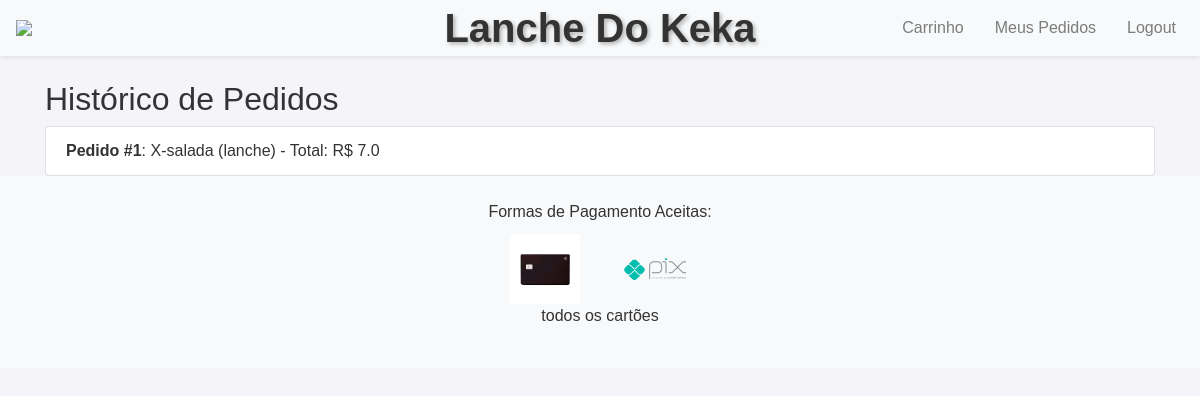
/orders (signed in), run on the app's committed database.
### tables this page shows
CREATE TABLE pedidos (
            id INTEGER PRIMARY KEY AUTOINCREMENT,
            user_id INTEGER,
            itens TEXT NOT NULL,
            total REAL NOT NULL,
            FOREIGN KEY(user_id) REFERENCES users(id)
        );

### api/app.py (the view)
@app.route('/orders')
@login_required
def orders():
    conn = sqlite3.connect('database.db')
    cursor = conn.cursor()
    cursor.execute('SELECT * FROM pedidos WHERE user_id = ?', (session['user_id'],))
    pedidos = cursor.fetchall()
    conn.close()
    return render_template('orders.html', pedidos=pedidos)

### api/app.py (called while the page is built)
def login_required(f):
    @wraps(f)
    def wrap(*args, **kwargs):
        if 'user_id' not in session:
            flash('Por favor, faça login para acessar esta página.', 'warning')
            return redirect(url_for('login'))
        return f(*args, **kwargs)
    return wrap

### templates/orders.html (shortened to what this page needs)
{% extends "layout.html" %}
{% block content %}
<h2>Histórico de Pedidos</h2>
<ul class="list-group">
    {% for pedido in pedidos %}
    <li class="list-group-item">
        <strong>Pedido #{{ pedido[0] }}</strong>: {{ pedido[2] }} - Total: R$ {{ pedido[3] }}
    </li>
    {% endfor %}
</ul>
{% endblock %}

### static/styles.css (style rules this page uses)
body { font-family: 'Arial', sans-serif; background-color: #f4f4f9; color: #333; margin: 0; padding: 0; }
html, body { height: 100%; margin: 0; display: flex; flex-direction: column; }

### data on the page
pedidos: id "1", itens "X-salada (lanche)", total "7.0"
